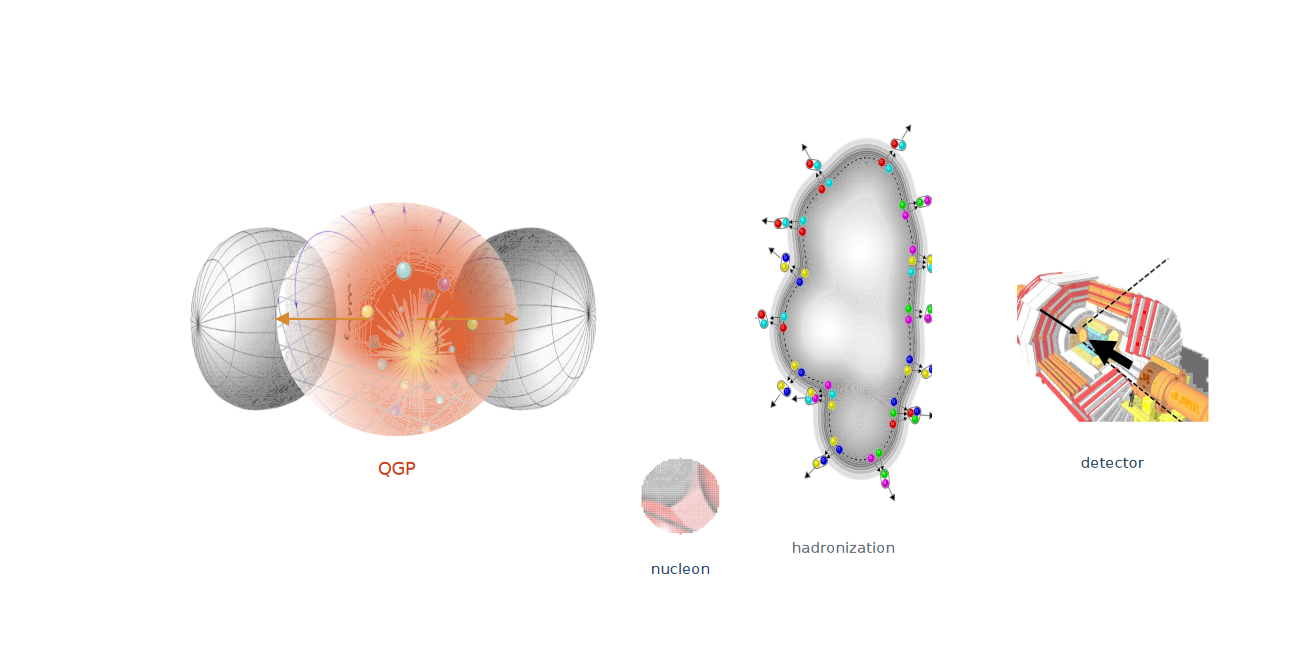
#> input picture assets/element-library/overviews/nucleon_slot_picker_source_v51/cand_01.png, 1297 x 652 px
$ python compare_ref.py ../assets/element-library/overviews/nucleon_slot_picker_source_v51/cand_01.png ../assets/element-library/overviews/nucleon_slot_picker_source_v51/cand_02.png
#> lines starting #> are read from the running program, lines starting #| are printed output that depends on the picture
### scripts/_console.py
#!/usr/bin/env python3
"""
_console —— 控制台编码兜底：把 stdout / stderr 切成 UTF-8
======================================================================

**为什么需要它（实测踩过的坑，2026-09-27）**

本 skill 的报告里大量使用 ✅ / ❌ / ⚠️ / ✗ 这类符号。中文 Windows 上
Python 只在 **交互式控制台（isatty=True）** 才用 UTF-8 输出；一旦
**stdout 被管道或重定向**（agent 调脚本、CI、`python x.py > log.txt`
全是这种），Python 改用本地编码 gbk(cp936) 去编码 —— 这些字符
GBK 编不出来，于是脚本在**打印报告的中途**崩掉：

    UnicodeEncodeError: 'gbk' codec can't encode character '\u2705'

实测：`python evals/test_tools.py`、`python scripts/check_tools.py`
在管道下 100% 崩，而交互式手敲同一条命令却正常 —— 所以这个坑
**只在自动化里炸**，正是本 skill 的主要使用方式。

**用法**：在脚本（或会被 import 的库模块）顶部调用一次即可，幂等：

    from _console import init_console
    init_console()

★ 只改编码，不改行为：已经是 UTF-8 的流上调用是空操作；
  `errors="replace"` 保证连"编码探不出来"的字符也不会再抛异常
  （宁可显示成 ?，也不要整个脚本崩掉）。
"""
import sys


def init_console() -> None:
    """把标准输出 / 标准错误切到 UTF-8（失败时静默跳过，绝不因此报错）。"""
    for name in ("stdout", "stderr"):
        stream = getattr(sys, name, None)
        if stream is None:            # pythonw / 被替换掉的流
            continue
        try:
            stream.reconfigure(encoding="utf-8", errors="replace")
        except Exception:
            pass


init_console()

### scripts/compare_ref.py
#!/usr/bin/env python3
"""
compare_ref —— 生成「参考图 | 复现图」并排对比图

为什么需要：
  复现的迭代循环是「渲染 → 并排对比 → 调参数 → 再渲染」，
  光看自己的输出判断不了像不像，必须和参考图放在一起看。
  这个循环跑 3~5 轮是常态，所以对比图要一键生成。

用法：
    python3 compare_ref.py 参考图.png 复现图.png -o 对比.png
    python3 compare_ref.py 参考图.png 复现图.png -o 对比.png --height 900
"""
import argparse
import json
from pathlib import Path

from PIL import Image, ImageDraw


def on_white(path):
    with Image.open(path) as image:
#> image is the input picture: PIL image 1297x652 RGB; mean R, G, B 247.1, 243, 241.1
        rgba = image.convert("RGBA")
        white = Image.new("RGBA", image.size, "white")
#> white: PIL image 1297x652 RGBA; every value is 255
        return Image.alpha_composite(white, rgba).convert("RGB")


def build(ref, mine, out, height=900, gap=30, labels=("参考", "复现")):
    a = on_white(ref)
    b = on_white(mine)
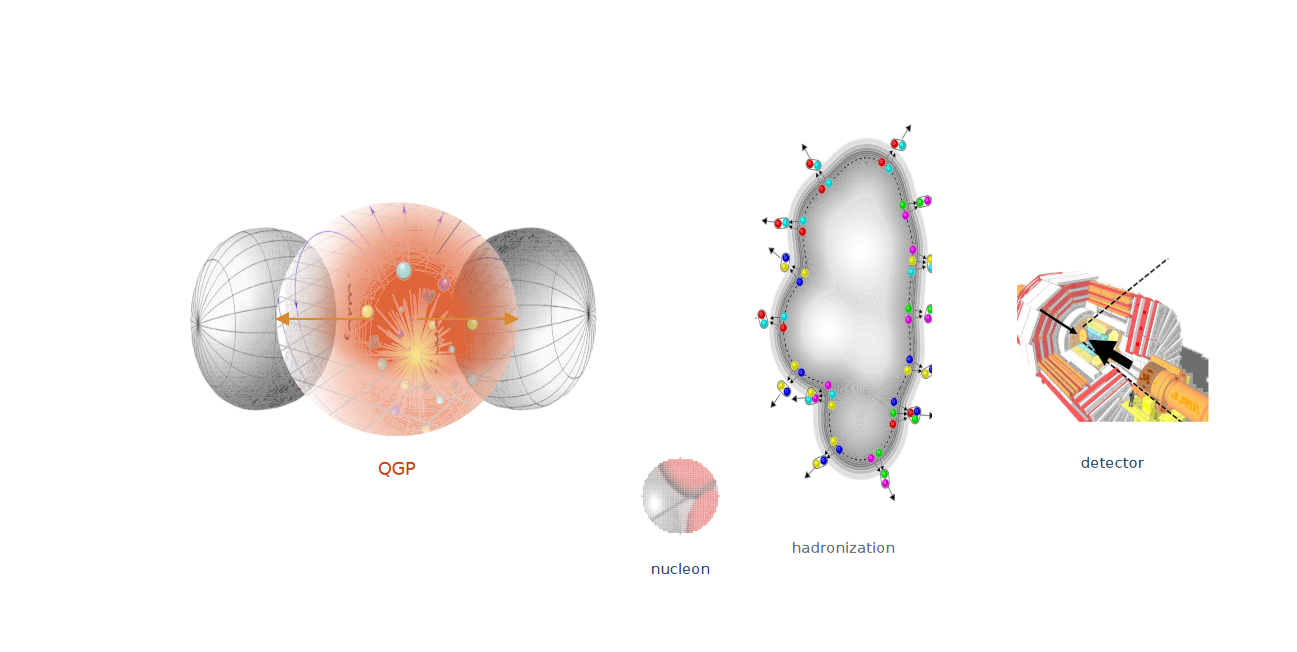
#> input picture assets/element-library/overviews/nucleon_slot_picker_source_v51/cand_02.png, 1297 x 652 px
#> in on_white, image is the input picture: PIL image 1297x652 RGB; mean R, G, B 247.1, 243, 241.1
    a.thumbnail((2000, height))
    b.thumbnail((2000, height))
    W = a.width + b.width + gap
#> W = 2624
    H = max(a.height, b.height) + 26
#> H = 678
    s = Image.new("RGB", (W, H), "white")
#> s: PIL image 2624x678 RGB; every value is 255
    d = ImageDraw.Draw(s)
    d.text((4, 6), labels[0], fill="#888")
    d.text((a.width + gap + 4, 6), labels[1], fill="#888")
    s.paste(a, (0, 26))
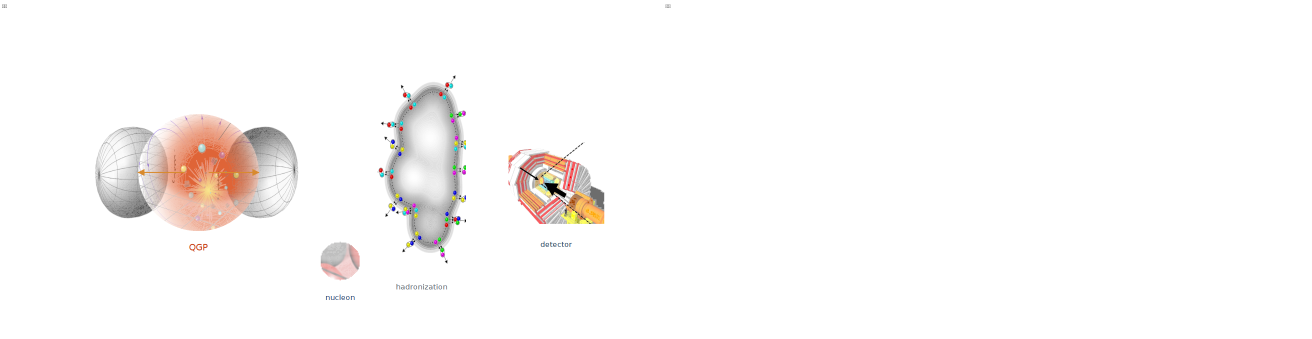
#> s: PIL image 2624x678 RGB (shown at 1/2 size); mean R, G, B 251.2, 249.3, 248.4
    s.paste(b, (a.width + gap, 26))
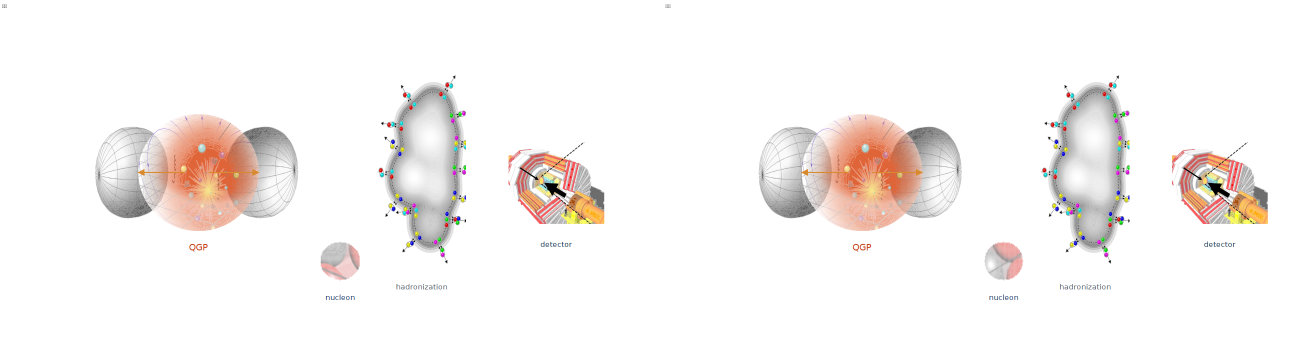
#> s: PIL image 2624x678 RGB (shown at 1/2 size); mean R, G, B 247.4, 243.5, 241.8
    Path(out).parent.mkdir(parents=True, exist_ok=True)
    s.save(out)
    return s.size


# [36 lines left out: function measure, not called in this run]


def main():
    ap = argparse.ArgumentParser(description="参考图与复现图并排对比")
    ap.add_argument("ref")
    ap.add_argument("mine")
    ap.add_argument("-o", "--out", default="compare.png")
    ap.add_argument("--height", type=int, default=900)
    ap.add_argument("--metrics", type=Path, help="write original-size pixel diagnostics as JSON")
    ap.add_argument("--region", nargs=5, action="append", default=[],
                    metavar=("NAME", "X0", "Y0", "X1", "Y1"))
    args = ap.parse_args()
    if args.region and not args.metrics:
        ap.error("--region requires --metrics")
    if args.metrics:
        if args.metrics.resolve() in {Path(path).resolve() for path in (args.ref, args.mine, args.out)}:
            ap.error("--metrics must be a separate output file")
        try:
            regions = [(name, *map(int, coords)) for name, *coords in args.region]
            report = measure(args.ref, args.mine, regions)
        except (OSError, ValueError) as exc:
            ap.error(str(exc))
        args.metrics.parent.mkdir(parents=True, exist_ok=True)
        args.metrics.write_text(json.dumps(report, ensure_ascii=False, indent=2) + "\n", encoding="utf-8")
    size = build(args.ref, args.mine, args.out, args.height)
#> size = (2624, 678)
    print(f"对比图 {size[0]}x{size[1]} -> {args.out}")
#| 对比图 2624x678 -> compare.png


# ★ Windows：stdout 被管道/重定向时是 gbk —— 报告里的中文/✅ 会乱码
#   或被 UnicodeEncodeError 打断（见 scripts/_console.py）。
from _console import init_console

init_console()


if __name__ == "__main__":
    main()
